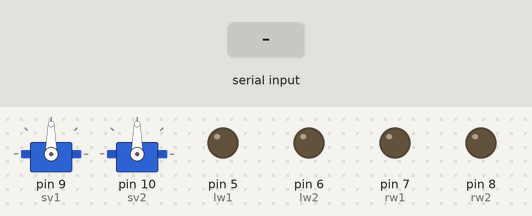
Bench run of a sketch on a simulated Arduino Uno, built with avr-gcc and run on an emulated ATmega328P. Parts: 2 × servo, output pins drawn as LEDs (lit = HIGH). Inputs (shaded band) come from the test bench. What the sketch prints to the serial monitor is not drawn.

Above: at 1.2 s.
1.3 s: "90,45\n" received over Serial
2.8 s: "30,150\n" received over Serial
4.3 s: "1\n" received over Serial
5.8 s: "2\n" received over Serial
Timing chart, 0 to 8.3 s (numbered marks = the images above; inputs shaded):
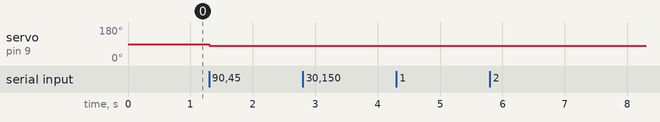

The sketch:

wireless_pickman.ino
```cpp
// code to be on the Uno with an HC-05 on the bot.
#include<Servo.h>
float jx,jy,ax,ay;
int lw1=5;
int lw2=6;
int rw1=7;
int rw2=8;
char ib;
Servo sv1;
Servo sv2;
void up();
void dw();
void in();
void ou();
void fr();
void ba();
void le();
void ri();
void st();
void setup() {
  Serial.begin(9600);
  for(int i=5;i<9;i++)
    pinMode(i,OUTPUT);
  sv1.attach(9);
  sv2.attach(10);
}

void loop() {
  while (Serial.available()>0){
    ib= Serial.read();
   int value = ib-'0';
   //Serial.println(value); //Only for debugging
  if(value==1)
    fr();
  else if(value==2)
    ba();
  else if(value==3)
    ri();
  else if(value==4)
    le();
  else if(value==5)
    up();
  else if(value==6)
    dw();
  else if(value==7)
    in();
  else if(value==8)
    ou();
  else
    st();
 }
}
void fr()
{
  digitalWrite(lw1,HIGH);
  digitalWrite(rw1,HIGH);
  digitalWrite(lw2,LOW);
  digitalWrite(rw2,LOW);
}
void le()
{
  digitalWrite(lw1,LOW);
  digitalWrite(rw1,HIGH);
  digitalWrite(lw2,HIGH);
  digitalWrite(rw2,LOW);
}
void ba()
{
  digitalWrite(lw2,HIGH);
  digitalWrite(rw2,HIGH);
  digitalWrite(lw1,LOW);
  digitalWrite(rw1,LOW);
}
void ri()
{
  digitalWrite(lw2,LOW);
  digitalWrite(rw2,HIGH);
  digitalWrite(lw1,HIGH);
  digitalWrite(rw1,LOW);
}
void st()
{
  digitalWrite(lw1,LOW);
  digitalWrite(rw1,LOW);
  digitalWrite(lw2,LOW);
  digitalWrite(rw2,LOW);
}
void up()
{
  st();
  sv1.write(80);
  Serial.println("UP");
}
void dw()
{
  st();
  sv1.write(160);
  Serial.println("DOWN");
}
void in()
{
  st();
  sv2.write(98);
  Serial.println("IN");
}
void ou()
{
  st();
  sv2.write(45);
  Serial.println("OUT");
}
```

Measured:
- after the input at 1.3 s, servo on pin 9 (sv1): 90° → 80° at once
